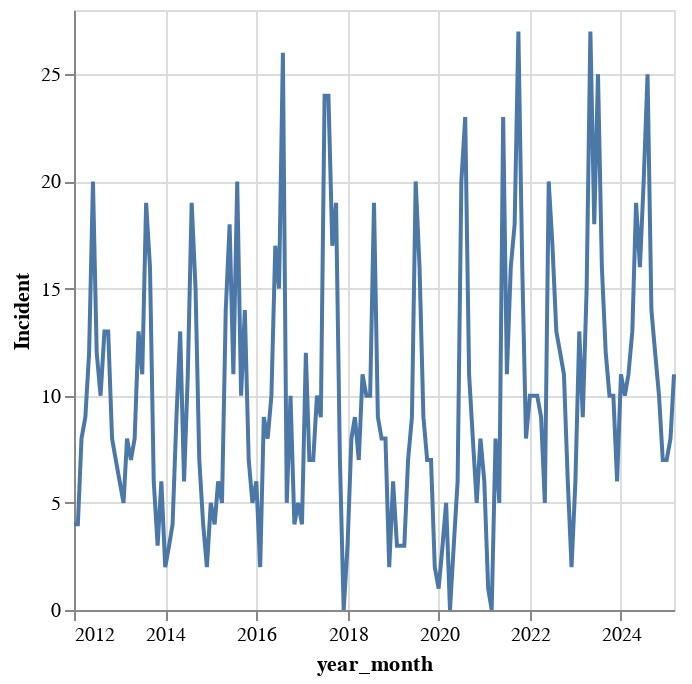

The cell this chart's notebook holds for it:
### Code cell
alt.Chart(data_graph).mark_line().encode(
    alt.X('year_month'),
    alt.Y('Incident')

)

### Figure 1 — Vega-Lite specification as saved in the notebook (floating-point values rounded to 4 significant figures; data arrays with more than 128 entries replaced by an {"elided": "..."} marker saying what was removed)
{"config": {"view": {"continuousWidth": 300, "continuousHeight": 300}}, "data": {"name": "data-1cd5517adba8d5f7c9b6babe784bf4a5"}, "mark": {"type": "line"}, "encoding": {"x": {"field": "year_month", "type": "temporal"}, "y": {"field": "Incident", "type": "quantitative"}}, "$schema": "https://vega.github.io/schema/vega-lite/v5.20.1.json", "datasets": {"data-1cd5517adba8d5f7c9b6babe784bf4a5": {"elided": "159 records"}}}
